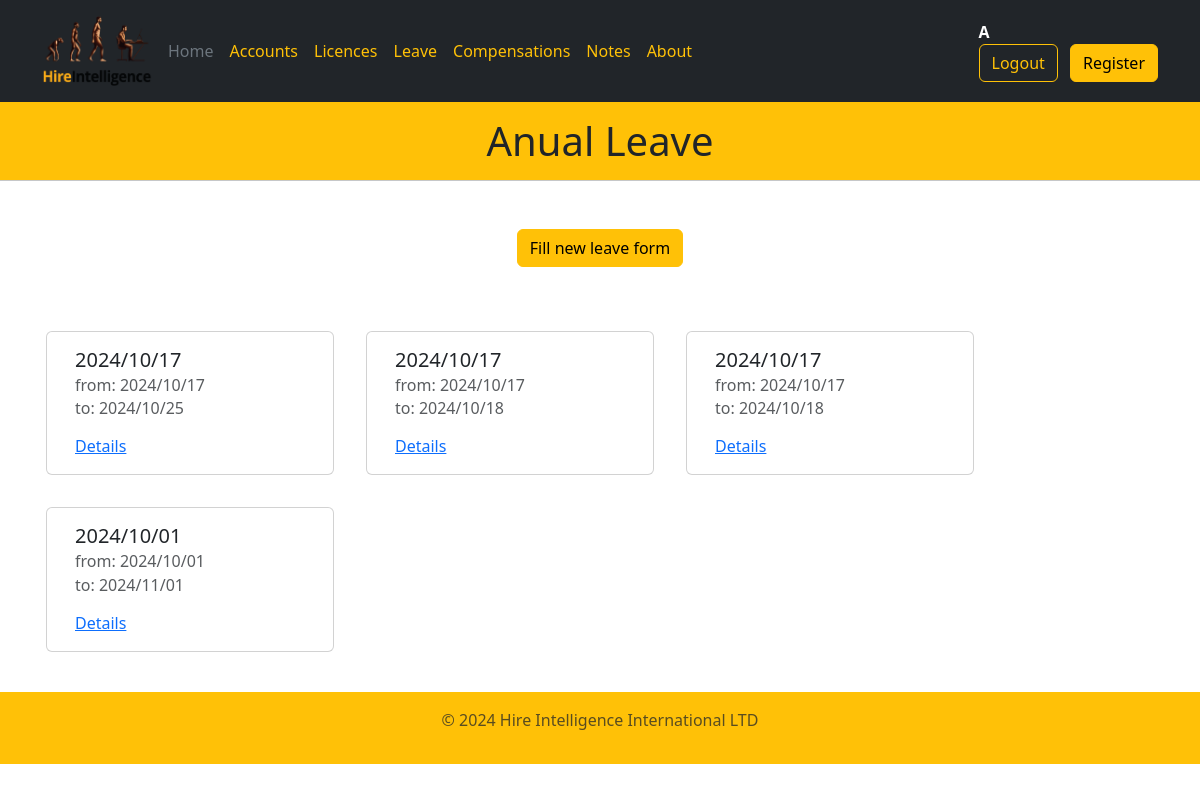
/anual_leave (signed in), run on the app's committed database.
### models.py (models this page shows)
class User(db.Model, UserMixin):
    id = db.Column(db.Integer, primary_key=True, autoincrement=True)
    username = db.Column(db.String(80), unique=True, nullable=False)
    password = db.Column(db.String(512), nullable=False)
    email = db.Column(db.String(80), unique=True, nullable=False)
    is_admin = db.Column(db.Boolean)
    is_manager = db.Column(db.Boolean)
    department = db.Column(db.String)

class PersonalDay(db.Model):
    id = db.Column(db.Integer, primary_key=True, autoincrement=True)
    date = db.Column(db.DateTime(timezone=True))
    start_date = db.Column(db.DateTime(timezone=True))
    start_time = db.Column(db.DateTime(timezone=True))
    return_date = db.Column(db.DateTime(timezone=True))
    return_time = db.Column(db.DateTime(timezone=True))
    number_of_days = db.Column(db.Float)
    out_of_country = db.Column(db.Boolean)

### views.py (the view)
    @app.route("/anual_leave", methods=("GET", "POST"))
    def anual_leave():
        anual_leave_list = list(PersonalDay.query.all())
        return render_template("anual-leave.html",
            title="Anual Leave", year=datetime.now().year, list=anual_leave_list)

### templates/anual-leave.html (shortened to what this page needs)
{% extends "base.html" %}  {% block content %}
<h1 class="text-center">{{title}}</h1>
<hr class="mb-5" />
<div class="mt-5 d-flex justify-content-center m-5">
  <a href="{{url_for('add_anual_leave')}}">
    <button class="btn btn-warning">Fill new leave form</button>
  </a>
  </div>
  <div class="container">
    <div>
      <div class="row">
        {% for item in list %}
        <div class="card m-3" style="width: 18rem;">
            <div class="card-body">
              <h5 class="card-title">{{item.start_date.strftime("%Y/%m/%d")}}</h5>
              <h6 class="card-subtitle mb-2 text-muted">
                from: {{item.start_date.strftime("%Y/%m/%d")}}
                 </h6>
                 <h6 class="card-subtitle mb-2 text-muted">
                  to: {{item.return_date.strftime("%Y/%m/%d")}}
                 </h6>
              <a href="{{url_for('anual_leave_details', leave_id = item.id)}}"
              class="card-link">Details</a>
            </div>
          </div>
        {% endfor %}
    </div>
    </div>
  </div>
{% endblock %} {% block year %} {{year}} {% endblock %}

### templates/base.html (shortened to what this page needs)
<!DOCTYPE html>
<html lang="en">
  <head>
    <link
      rel="stylesheet"
      href="https://cdn.jsdelivr.net/npm/bootstrap@5.3.2/dist/css/bootstrap.min.css"
    />
    <link rel="stylesheet" href="../static/style/style.css">
    {% from 'bootstrap5/form.html' import render_form %}
  </head>
  <body>
    <header class="p-3 text-bg-dark">
      <div class="container">
        <div
          class="d-flex flex-wrap align-items-center justify-content-center justify-content-lg-start"
        >
          <a
            href="/"
            class="d-flex align-items-center mb-2 mb-lg-0 text-white text-decoration-none"
          >
          <img
          src="{{ url_for('static', filename='images/Hire Intelligence - Logo Design.png') }}"
          alt="Logo"
          width="110"
          height="70"
          class="me-2"
        />
          </a>
          <ul
            class="nav col-12 col-lg-auto me-lg-auto mb-2 justify-content-center mb-md-0"
          >
            <li>
              <a href="{{url_for('home')}}" class="nav-link px-2 text-secondary"
                >Home</a
              >
            </li>
            <li>
              <a href="{{url_for('accounts')}}" class="nav-link px-2 text-warning"
                >Accounts</a
              >
            </li>
            <li>
              <a
                href="{{url_for('licences')}}"
                class="nav-link px-2 text-warning"
                >Licences</a
              >
            </li>
              <a
                href="{{url_for('leave')}}"
                class="nav-link px-2 text-warning"
                >Leave</a
              >
            <li>
              <a
                href="{{url_for('compensation')}}"
                class="nav-link px-2 text-warning"
                >Compensations</a
              >
            </li>
            <li>
              <a
                href="{{url_for('notes')}}"
                class="nav-link px-2 text-warning"
                >Notes</a
              >
            </li>
            <li>
              <a href="{{url_for('about')}}" class="nav-link px-2 text-warning"
                >About</a
              >
            </li>
          </ul>
          <div class="text-end">
            {% if current_user.username %}
            <span class="fw-bold d-flex align-items-center">
              {{current_user.username | capitalize}} &nbsp;
            </span>
            <button type="button" class="btn btn-outline-warning me-2"
            onclick="window.location.href='{{ url_for("logout") }}'">
            Logout</button>
            {% else %}
            <a href="{{url_for('login')}}"><button type="button" class="btn btn-outline-warning me-2">Login</button></a>
            {% endif %}
            {% if current_user.is_admin or user_length|length < 1 %}
            <a href="{{url_for('register')}}"><button type="button" class="btn btn-warning">Register</button></a>
            {% endif %}
          </div>
        </div>
      </div>
    </header>
    {% block content %} {% endblock %}
    <footer class="py-3 my-4" >
      <p class="text-center text-body-secondary">© {% block year %} {% endblock %} Hire Intelligence International LTD </p>
    </footer>
  </body>
</html>

### static/style/style.css (style rules this page uses)
h1 { background-color: #ffc107; margin: 0px; padding: 15px; }
hr { background-color: #ffc107; margin : 0px; }
footer { background-color: #ffc107; margin-bottom: 0px; }

### data on the page
User: username "A"
PersonalDay: start_date "2024/10/17", return_date "2024/10/25"
PersonalDay: start_date "2024/10/17", return_date "2024/10/18"
PersonalDay: start_date "2024/10/17", return_date "2024/10/18"
PersonalDay: start_date "2024/10/01", return_date "2024/11/01"

### other printed values
{{ title }} "Anual Leave"
